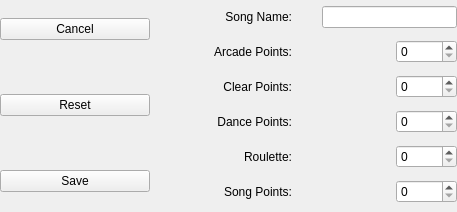
<?xml version="1.0" encoding="UTF-8"?>
<ui version="4.0">
 <class>SongOptions</class>
 <widget class="QWidget" name="SongOptions">
  <property name="geometry">
   <rect>
    <x>0</x>
    <y>0</y>
    <width>457</width>
    <height>212</height>
   </rect>
  </property>
  <property name="windowTitle">
   <string>Form</string>
  </property>
  <layout class="QHBoxLayout" name="horizontalLayout">
   <property name="margin">
    <number>0</number>
   </property>
   <item>
    <layout class="QVBoxLayout" name="verticalLayout">
     <item>
      <widget class="QPushButton" name="cancelButton">
       <property name="sizePolicy">
        <sizepolicy hsizetype="Fixed" vsizetype="Fixed">
         <horstretch>0</horstretch>
         <verstretch>0</verstretch>
        </sizepolicy>
       </property>
       <property name="minimumSize">
        <size>
         <width>150</width>
         <height>0</height>
        </size>
       </property>
       <property name="text">
        <string>Cancel</string>
       </property>
      </widget>
     </item>
     <item>
      <spacer name="verticalSpacer_4">
       <property name="orientation">
        <enum>Qt::Vertical</enum>
       </property>
       <property name="sizeType">
        <enum>QSizePolicy::Preferred</enum>
       </property>
       <property name="sizeHint" stdset="0">
        <size>
         <width>20</width>
         <height>30</height>
        </size>
       </property>
      </spacer>
     </item>
     <item>
      <widget class="QPushButton" name="resetButton">
       <property name="sizePolicy">
        <sizepolicy hsizetype="Fixed" vsizetype="Fixed">
         <horstretch>0</horstretch>
         <verstretch>0</verstretch>
        </sizepolicy>
       </property>
       <property name="minimumSize">
        <size>
         <width>150</width>
         <height>0</height>
        </size>
       </property>
       <property name="text">
        <string>Reset</string>
       </property>
      </widget>
     </item>
     <item>
      <spacer name="verticalSpacer_5">
       <property name="orientation">
        <enum>Qt::Vertical</enum>
       </property>
       <property name="sizeType">
        <enum>QSizePolicy::Preferred</enum>
       </property>
       <property name="sizeHint" stdset="0">
        <size>
         <width>20</width>
         <height>30</height>
        </size>
       </property>
      </spacer>
     </item>
     <item>
      <widget class="QPushButton" name="saveButton">
       <property name="sizePolicy">
        <sizepolicy hsizetype="Fixed" vsizetype="Fixed">
         <horstretch>0</horstretch>
         <verstretch>0</verstretch>
        </sizepolicy>
       </property>
       <property name="minimumSize">
        <size>
         <width>150</width>
         <height>0</height>
        </size>
       </property>
       <property name="text">
        <string>Save</string>
       </property>
      </widget>
     </item>
    </layout>
   </item>
   <item>
    <spacer name="horizontalSpacer">
     <property name="orientation">
      <enum>Qt::Horizontal</enum>
     </property>
     <property name="sizeType">
      <enum>QSizePolicy::Minimum</enum>
     </property>
     <property name="sizeHint" stdset="0">
      <size>
       <width>58</width>
       <height>20</height>
      </size>
     </property>
    </spacer>
   </item>
   <item>
    <layout class="QGridLayout" name="gridLayout">
     <item row="0" column="1">
      <spacer name="horizontalSpacer_10">
       <property name="orientation">
        <enum>Qt::Horizontal</enum>
       </property>
       <property name="sizeType">
        <enum>QSizePolicy::Fixed</enum>
       </property>
       <property name="sizeHint" stdset="0">
        <size>
         <width>18</width>
         <height>20</height>
        </size>
       </property>
      </spacer>
     </item>
     <item row="1" column="0">
      <widget class="QLabel" name="label_4">
       <property name="frameShape">
        <enum>QFrame::NoFrame</enum>
       </property>
       <property name="text">
        <string>Arcade Points:</string>
       </property>
       <property name="alignment">
        <set>Qt::AlignRight|Qt::AlignTrailing|Qt::AlignVCenter</set>
       </property>
      </widget>
     </item>
     <item row="1" column="1" colspan="2">
      <spacer name="horizontalSpacer_5">
       <property name="orientation">
        <enum>Qt::Horizontal</enum>
       </property>
       <property name="sizeHint" stdset="0">
        <size>
         <width>118</width>
         <height>20</height>
        </size>
       </property>
      </spacer>
     </item>
     <item row="1" column="3">
      <widget class="QSpinBox" name="arcadeSpinBox">
       <property name="sizePolicy">
        <sizepolicy hsizetype="Fixed" vsizetype="Fixed">
         <horstretch>0</horstretch>
         <verstretch>0</verstretch>
        </sizepolicy>
       </property>
       <property name="alignment">
        <set>Qt::AlignLeading|Qt::AlignLeft|Qt::AlignVCenter</set>
       </property>
       <property name="maximum">
        <number>10000</number>
       </property>
      </widget>
     </item>
     <item row="2" column="0">
      <widget class="QLabel" name="label_5">
       <property name="frameShadow">
        <enum>QFrame::Plain</enum>
       </property>
       <property name="text">
        <string>Clear Points:</string>
       </property>
       <property name="alignment">
        <set>Qt::AlignRight|Qt::AlignTrailing|Qt::AlignVCenter</set>
       </property>
      </widget>
     </item>
     <item row="2" column="1" colspan="2">
      <spacer name="horizontalSpacer_6">
       <property name="orientation">
        <enum>Qt::Horizontal</enum>
       </property>
       <property name="sizeHint" stdset="0">
        <size>
         <width>40</width>
         <height>20</height>
        </size>
       </property>
      </spacer>
     </item>
     <item row="2" column="3">
      <widget class="QSpinBox" name="clearSpinBox">
       <property name="sizePolicy">
        <sizepolicy hsizetype="Fixed" vsizetype="Fixed">
         <horstretch>0</horstretch>
         <verstretch>0</verstretch>
        </sizepolicy>
       </property>
       <property name="alignment">
        <set>Qt::AlignLeading|Qt::AlignLeft|Qt::AlignVCenter</set>
       </property>
       <property name="maximum">
        <number>10000</number>
       </property>
      </widget>
     </item>
     <item row="3" column="0">
      <widget class="QLabel" name="label_6">
       <property name="text">
        <string>Dance Points:</string>
       </property>
       <property name="alignment">
        <set>Qt::AlignRight|Qt::AlignTrailing|Qt::AlignVCenter</set>
       </property>
      </widget>
     </item>
     <item row="3" column="1" colspan="2">
      <spacer name="horizontalSpacer_7">
       <property name="orientation">
        <enum>Qt::Horizontal</enum>
       </property>
       <property name="sizeHint" stdset="0">
        <size>
         <width>40</width>
         <height>20</height>
        </size>
       </property>
      </spacer>
     </item>
     <item row="3" column="3">
      <widget class="QSpinBox" name="danceSpinBox">
       <property name="sizePolicy">
        <sizepolicy hsizetype="Fixed" vsizetype="Fixed">
         <horstretch>0</horstretch>
         <verstretch>0</verstretch>
        </sizepolicy>
       </property>
       <property name="alignment">
        <set>Qt::AlignLeading|Qt::AlignLeft|Qt::AlignVCenter</set>
       </property>
       <property name="maximum">
        <number>10000</number>
       </property>
      </widget>
     </item>
     <item row="4" column="0">
      <widget class="QLabel" name="label_2">
       <property name="text">
        <string>Roulette:</string>
       </property>
       <property name="alignment">
        <set>Qt::AlignRight|Qt::AlignTrailing|Qt::AlignVCenter</set>
       </property>
      </widget>
     </item>
     <item row="4" column="1" colspan="2">
      <spacer name="horizontalSpacer_8">
       <property name="orientation">
        <enum>Qt::Horizontal</enum>
       </property>
       <property name="sizeHint" stdset="0">
        <size>
         <width>40</width>
         <height>20</height>
        </size>
       </property>
      </spacer>
     </item>
     <item row="4" column="3">
      <widget class="QSpinBox" name="rouletteSpinBox">
       <property name="sizePolicy">
        <sizepolicy hsizetype="Fixed" vsizetype="Fixed">
         <horstretch>0</horstretch>
         <verstretch>0</verstretch>
        </sizepolicy>
       </property>
       <property name="alignment">
        <set>Qt::AlignLeading|Qt::AlignLeft|Qt::AlignVCenter</set>
       </property>
       <property name="maximum">
        <number>10000</number>
       </property>
      </widget>
     </item>
     <item row="5" column="0">
      <widget class="QLabel" name="label_7">
       <property name="text">
        <string>Song Points:</string>
       </property>
       <property name="alignment">
        <set>Qt::AlignRight|Qt::AlignTrailing|Qt::AlignVCenter</set>
       </property>
      </widget>
     </item>
     <item row="5" column="1" colspan="2">
      <spacer name="horizontalSpacer_9">
       <property name="orientation">
        <enum>Qt::Horizontal</enum>
       </property>
       <property name="sizeHint" stdset="0">
        <size>
         <width>40</width>
         <height>20</height>
        </size>
       </property>
      </spacer>
     </item>
     <item row="5" column="3">
      <widget class="QSpinBox" name="spointsSpinBox">
       <property name="sizePolicy">
        <sizepolicy hsizetype="Fixed" vsizetype="Fixed">
         <horstretch>0</horstretch>
         <verstretch>0</verstretch>
        </sizepolicy>
       </property>
       <property name="alignment">
        <set>Qt::AlignLeading|Qt::AlignLeft|Qt::AlignVCenter</set>
       </property>
       <property name="maximum">
        <number>10000</number>
       </property>
      </widget>
     </item>
     <item row="0" column="2" colspan="2">
      <widget class="QLineEdit" name="lineEdit_2">
       <property name="readOnly">
        <bool>true</bool>
       </property>
      </widget>
     </item>
     <item row="0" column="0">
      <widget class="QLabel" name="label_3">
       <property name="text">
        <string>Song Name:</string>
       </property>
       <property name="alignment">
        <set>Qt::AlignRight|Qt::AlignTrailing|Qt::AlignVCenter</set>
       </property>
      </widget>
     </item>
    </layout>
   </item>
  </layout>
 </widget>
 <resources/>
 <connections/>
</ui>
